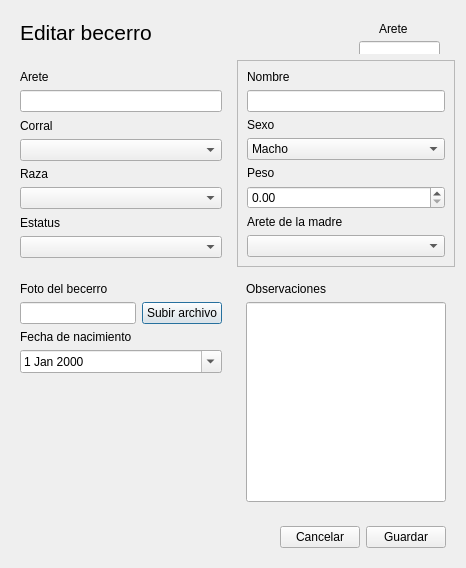
<?xml version="1.0" encoding="UTF-8"?>
<ui version="4.0">
 <class>Dialog</class>
 <widget class="QDialog" name="Dialog">
  <property name="geometry">
   <rect>
    <x>0</x>
    <y>0</y>
    <width>466</width>
    <height>547</height>
   </rect>
  </property>
  <property name="windowTitle">
   <string>Editar becerro</string>
  </property>
  <layout class="QGridLayout" name="gridLayout_3">
   <item row="0" column="0" colspan="2">
    <widget class="QWidget" name="widget_4" native="true">
     <layout class="QHBoxLayout" name="horizontalLayout_2">
      <item>
       <widget class="QLabel" name="label">
        <property name="font">
         <font>
          <family>Segoe UI</family>
          <pointsize>16</pointsize>
         </font>
        </property>
        <property name="text">
         <string>Editar becerro</string>
        </property>
       </widget>
      </item>
      <item>
       <spacer name="horizontalSpacer_2">
        <property name="orientation">
         <enum>Qt::Horizontal</enum>
        </property>
        <property name="sizeHint" stdset="0">
         <size>
          <width>201</width>
          <height>20</height>
         </size>
        </property>
       </spacer>
      </item>
     </layout>
    </widget>
   </item>
   <item row="0" column="2">
    <widget class="QWidget" name="widget_6" native="true">
     <widget class="QLabel" name="label_12">
      <property name="geometry">
       <rect>
        <x>30</x>
        <y>10</y>
        <width>61</width>
        <height>16</height>
       </rect>
      </property>
      <property name="text">
       <string>Arete</string>
      </property>
     </widget>
     <widget class="QLineEdit" name="lineEdit_4">
      <property name="geometry">
       <rect>
        <x>10</x>
        <y>30</y>
        <width>81</width>
        <height>20</height>
       </rect>
      </property>
     </widget>
     <widget class="QLabel" name="label_13">
      <property name="geometry">
       <rect>
        <x>10</x>
        <y>10</y>
        <width>16</width>
        <height>16</height>
       </rect>
      </property>
      <property name="text">
       <string/>
      </property>
      <property name="pixmap">
       <pixmap resource="resources.qrc">:/icons/img/icons/seguridad2.png</pixmap>
      </property>
      <property name="scaledContents">
       <bool>true</bool>
      </property>
     </widget>
    </widget>
   </item>
   <item row="1" column="0">
    <widget class="QWidget" name="widget_2" native="true">
     <layout class="QVBoxLayout" name="verticalLayout_2">
      <item>
       <widget class="QLabel" name="label_2">
        <property name="text">
         <string>Arete</string>
        </property>
       </widget>
      </item>
      <item>
       <widget class="QLineEdit" name="lineEdit"/>
      </item>
      <item>
       <widget class="QLabel" name="label_4">
        <property name="text">
         <string>Corral</string>
        </property>
       </widget>
      </item>
      <item>
       <widget class="QComboBox" name="comboBox"/>
      </item>
      <item>
       <widget class="QLabel" name="label_6">
        <property name="text">
         <string>Raza</string>
        </property>
       </widget>
      </item>
      <item>
       <widget class="QComboBox" name="comboBox_3"/>
      </item>
      <item>
       <widget class="QLabel" name="label_9">
        <property name="text">
         <string>Estatus</string>
        </property>
       </widget>
      </item>
      <item>
       <widget class="QComboBox" name="comboBox_6"/>
      </item>
     </layout>
    </widget>
   </item>
   <item row="1" column="1" colspan="2">
    <widget class="QFrame" name="frame">
     <property name="frameShape">
      <enum>QFrame::StyledPanel</enum>
     </property>
     <property name="frameShadow">
      <enum>QFrame::Raised</enum>
     </property>
     <layout class="QVBoxLayout" name="verticalLayout">
      <item>
       <widget class="QLabel" name="label_3">
        <property name="text">
         <string>Nombre</string>
        </property>
       </widget>
      </item>
      <item>
       <widget class="QLineEdit" name="lineEdit_2"/>
      </item>
      <item>
       <widget class="QLabel" name="label_5">
        <property name="text">
         <string>Sexo</string>
        </property>
       </widget>
      </item>
      <item>
       <widget class="QComboBox" name="comboBox_2">
        <property name="editable">
         <bool>false</bool>
        </property>
        <property name="currentText">
         <string>Macho</string>
        </property>
        <item>
         <property name="text">
          <string>Macho</string>
         </property>
        </item>
        <item>
         <property name="text">
          <string>Hembra</string>
         </property>
        </item>
       </widget>
      </item>
      <item>
       <widget class="QLabel" name="label_8">
        <property name="text">
         <string>Peso</string>
        </property>
       </widget>
      </item>
      <item>
       <widget class="QDoubleSpinBox" name="doubleSpinBox"/>
      </item>
      <item>
       <widget class="QLabel" name="label_10">
        <property name="text">
         <string>Arete de la madre</string>
        </property>
       </widget>
      </item>
      <item>
       <widget class="QComboBox" name="comboBox_5"/>
      </item>
     </layout>
    </widget>
   </item>
   <item row="2" column="0">
    <widget class="QWidget" name="widget_5" native="true">
     <layout class="QGridLayout" name="gridLayout_2">
      <item row="0" column="0" colspan="2">
       <widget class="QLabel" name="label_14">
        <property name="text">
         <string>Foto del becerro</string>
        </property>
       </widget>
      </item>
      <item row="1" column="0">
       <widget class="QLineEdit" name="lineEdit_5"/>
      </item>
      <item row="1" column="1">
       <widget class="QPushButton" name="indexbtn2">
        <property name="text">
         <string>Subir archivo</string>
        </property>
        <property name="icon">
         <iconset resource="resources.qrc">
          <normaloff>:/icons/img/icons/cargar.png</normaloff>:/icons/img/icons/cargar.png</iconset>
        </property>
        <property name="iconSize">
         <size>
          <width>20</width>
          <height>20</height>
         </size>
        </property>
        <property name="checkable">
         <bool>true</bool>
        </property>
        <property name="autoExclusive">
         <bool>true</bool>
        </property>
       </widget>
      </item>
      <item row="2" column="0">
       <widget class="QLabel" name="label_7">
        <property name="text">
         <string>Fecha de nacimiento</string>
        </property>
       </widget>
      </item>
      <item row="3" column="0" colspan="2">
       <widget class="QDateEdit" name="dateEdit">
        <property name="calendarPopup">
         <bool>true</bool>
        </property>
       </widget>
      </item>
      <item row="4" column="0">
       <spacer name="verticalSpacer">
        <property name="orientation">
         <enum>Qt::Vertical</enum>
        </property>
        <property name="sizeHint" stdset="0">
         <size>
          <width>20</width>
          <height>122</height>
         </size>
        </property>
       </spacer>
      </item>
     </layout>
    </widget>
   </item>
   <item row="2" column="1" colspan="2">
    <widget class="QWidget" name="widget_3" native="true">
     <layout class="QGridLayout" name="gridLayout">
      <item row="1" column="0" rowspan="2">
       <widget class="QLineEdit" name="lineEdit_3">
        <property name="minimumSize">
         <size>
          <width>200</width>
          <height>200</height>
         </size>
        </property>
        <property name="maximumSize">
         <size>
          <width>200</width>
          <height>200</height>
         </size>
        </property>
       </widget>
      </item>
      <item row="0" column="0">
       <widget class="QLabel" name="label_11">
        <property name="text">
         <string>Observaciones</string>
        </property>
       </widget>
      </item>
     </layout>
    </widget>
   </item>
   <item row="3" column="0" colspan="3">
    <widget class="QWidget" name="widget" native="true">
     <layout class="QHBoxLayout" name="horizontalLayout">
      <item>
       <spacer name="horizontalSpacer">
        <property name="orientation">
         <enum>Qt::Horizontal</enum>
        </property>
        <property name="sizeHint" stdset="0">
         <size>
          <width>258</width>
          <height>20</height>
         </size>
        </property>
       </spacer>
      </item>
      <item>
       <widget class="QPushButton" name="pushButton">
        <property name="text">
         <string>Cancelar</string>
        </property>
       </widget>
      </item>
      <item>
       <widget class="QPushButton" name="pushButton_2">
        <property name="text">
         <string>Guardar</string>
        </property>
       </widget>
      </item>
     </layout>
    </widget>
   </item>
  </layout>
 </widget>
 <resources>
  <include location="resources.qrc"/>
 </resources>
 <connections/>
</ui>
